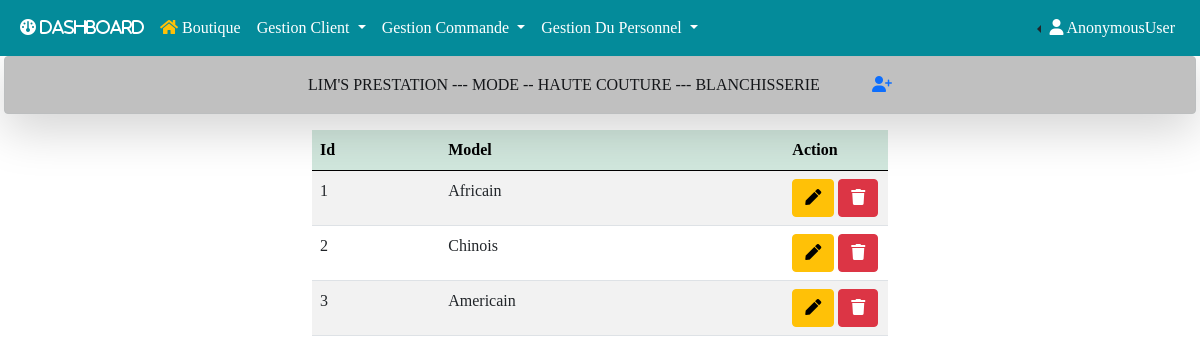
Page /modelle on the committed database.
### gestion/models.py (models this page shows, shortened)
class ModelTenue(models.Model):
    libelle = models.CharField(max_length=50, null=True)
    created_at = models.DateTimeField(auto_now_add=True)
    modified_at = models.DateTimeField(auto_now_add=True)

### gestion/views.py (the view)
# urls.py: path('modelle', views.modelle, name='modelle'),
def modelle(request):
    modelles = ModelTenue.objects.all()
    context={"modelles":modelles}
    return render(request, 'gestion/modelle/modelle.html', context)

### gestion/templates/gestion/modelle/modelle.html (shortened to what this page needs)
{% extends 'base.html' %}
{% block add %}
<a href="{% url 'add_modelle' %}" title="Ajouter un model">
  <i class="fa-solid fa-user-plus ms-5"></i>
<a/>
{% endblock add %}
{% block main %}
<div class="container mt-3 w-50">
    <table id="example" class="table table-striped" style="width:100%">
        <thead class="table-success">
            <tr>
                <th>Id</th>
                <th>Model</th>
                <th style="width: 18%;">Action</th>
            </tr>
        </thead>
        <tbody>
            {% for modelle in modelles %}
            <tr>
                <td>{{modelle.id}}</td>
                <td>{{modelle.libelle}}</td>
                <td>
                    <a href="{% url 'edit_modelle' modelle.id %}" type="button" class="btn btn-warning" title="Edit Tenue">
                        <i class="fas fa-pen"></i>
                    </a>
                    <a href="{% url 'delete_modelle' modelle.id %}" type="button" class="btn btn-danger" title="Edit Tenue">
                        <i class="fas fa-trash"></i>
                    </a>
                </td>
            </tr>
            {% endfor %}
        </tbody>
    </table>
</div>
{% endblock main %}

### lims/static/css/styles.css (style rules this page uses)
* { padding: 0; margin: 0; box-sizing: border-box; list-style-type: none; text-decoration: none; font-family: "verdana"; }

### rows in the picture
ModelTenue: id "1", libelle "Africain"
ModelTenue: id "2", libelle "Chinois"
ModelTenue: id "3", libelle "Americain"

### other values in the picture
{{ request.user }} "AnonymousUser"
